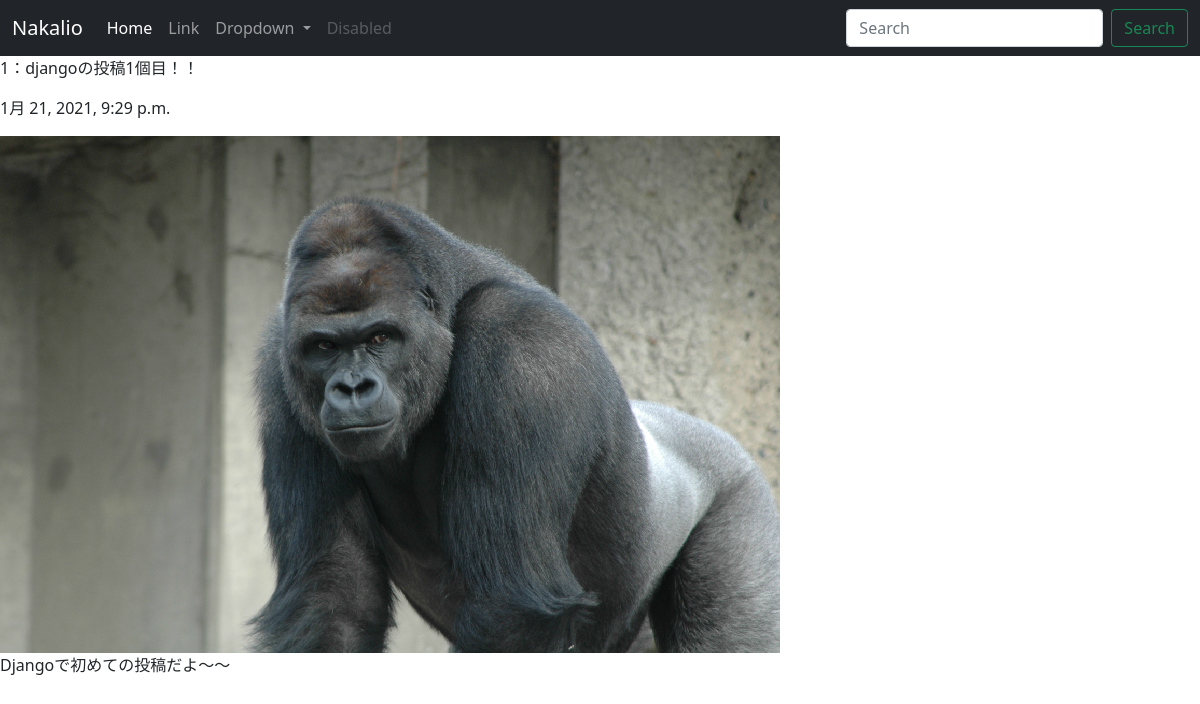
The app's page /posts/1/ with its own data.
### posts/models.py (models this page shows, shortened)
class Post(models.Model):
    title = models.CharField(max_length=100)
    published = models.DateTimeField()
    image = models.ImageField(upload_to='media/')
    body = models.TextField()

### posts/views.py (the view)
# urls.py: url(r'^posts/(?P<post_id>[0-9]+)/$', views.post_detail, name='post_detail'),
def post_detail(request,post_id):
    post = get_object_or_404(Post, pk=post_id)
    return render(request, 'posts/post_detail.html', {'post':post})

### posts/templates/posts/post_detail.html (shortened to what this page needs)
<!DOCTYPE html>
<html lang="ja">
<head>
    <link href="https://cdn.jsdelivr.net/npm/bootstrap@5.0.0-beta1/dist/css/bootstrap.min.css" rel="stylesheet">
</head>
<body>
        <nav class="navbar navbar-expand-lg navbar-dark bg-dark">
            <div class="container-fluid">
              <a class="navbar-brand" href="#">Nakalio</a>
              <div class="collapse navbar-collapse" id="navbarSupportedContent">
                <ul class="navbar-nav me-auto mb-2 mb-lg-0">
                  <li class="nav-item">
                    <a class="nav-link active" aria-current="page" href="#">Home</a>
                  </li>
                  <li class="nav-item">
                    <a class="nav-link" href="#">Link</a>
                  </li>
                  <li class="nav-item dropdown">
                    <a class="nav-link dropdown-toggle" href="#" id="navbarDropdown" role="button" data-bs-toggle="dropdown" aria-expanded="false">
                      Dropdown
                    </a>
                  </li>
                  <li class="nav-item">
                    <a class="nav-link disabled" href="#" tabindex="-1" aria-disabled="true">Disabled</a>
                  </li>
                </ul>
                <form class="d-flex">
                  <input class="form-control me-2" type="search" placeholder="Search" aria-label="Search">
                  <button class="btn btn-outline-success" type="submit">Search</button>
                </form>
              </div>
            </div>
        </nav>
    <p>{{ post.id }}：{{ post.title}}</p>
    <p>{{ post.published}}</p>
    <img src="{{ post.image.url}}" alt="">
    <p>{{ post.body}}</p>
</body>
</html>

### records on screen
Post: id "1", title "djangoの投稿1個目！！", published "1月 21, 2021, 9:29 p.m.", image (picture), body "Djangoで初めての投稿だよ～～"
